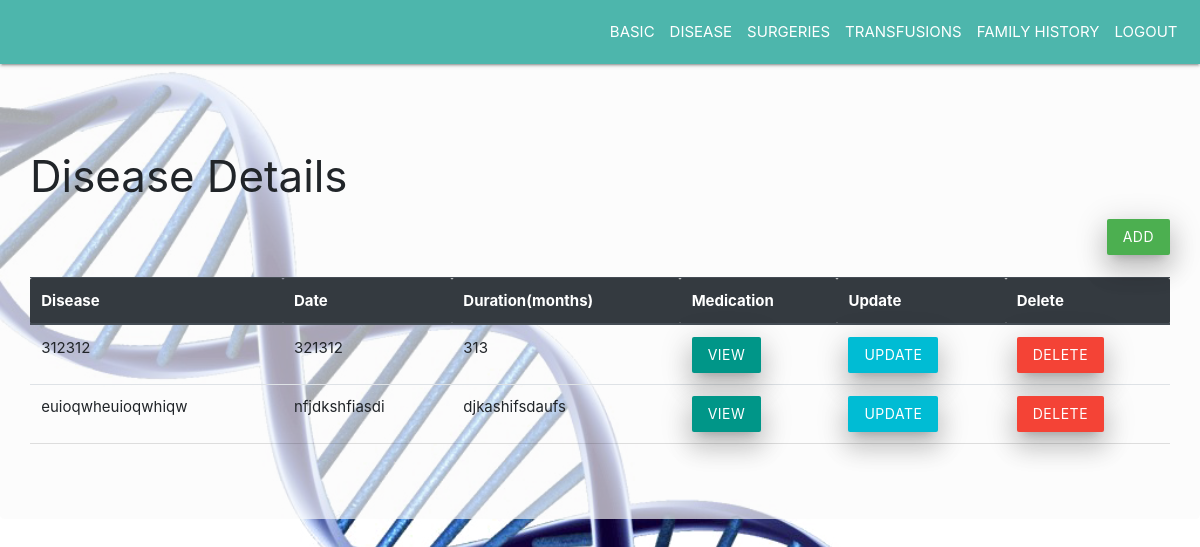
/patient/diseases/100, run on the app's committed database.
### tables this page shows
CREATE TABLE disease
            (d_id integer primary key autoincrement,p_id number,name text,date text,duration number,constraint fk1 foreign key(p_id) references patient(p_id) on delete cascade);

### app1.py (the view)
@app.route('/patient/diseases/<pid>')
def patientdiseases(pid):
    con=sql.connect('database.db')
    cur=con.cursor()
    p_id=pid
    res=cur.execute("select * from disease where p_id=(?)",(p_id,)).fetchall()
    return render_template('patientdiseases.html',res=res,p_id=p_id)

### templates/patientdiseases.html (shortened to what this page needs)
<!DOCTYPE html>
    <head>
        <link rel="stylesheet" href="https://stackpath.bootstrapcdn.com/bootstrap/4.3.1/css/bootstrap.min.css">
        <link rel="stylesheet" href="https://cdnjs.cloudflare.com/ajax/libs/materialize/1.0.0/css/materialize.min.css">
    </head>
    <body>
        <nav class="navbar navbar-expand-sm teal lighten-2 justify-content-end">
                <ul class="navbar-nav">
                    <li class="nav-item">
                    <a class="nav-link" href="{{ url_for('patientbasic',pid=p_id) }}">BASIC</a>
                    </li>
                    <li class="nav-item">
                    <a class="nav-link" href="{{ url_for('patientdiseases',pid=p_id) }}">DISEASE</a>
                    </li>
                    <li class="nav-item">
                    <a class="nav-link" href="{{ url_for('patientsurgeries',pid=p_id) }}">SURGERIES</a>
                    </li>
                    <li class="nav-item">
                    <a class="nav-link" href="{{ url_for('patienttransfusions',pid=p_id) }}">TRANSFUSIONS</a>
                    </li>
                    <li class="nav-item">
                    <a class="nav-link" href="{{ url_for('patientfamilyhistory',pid=p_id) }}">FAMILY HISTORY</a>
                    </li>
                    <li class="nav-item">
                    <a class="nav-link" href="/">LOGOUT</a>
                    </li>
            </ul>
        </nav>
        <div class="jumbotron" style="background:rgba(250, 250, 250, 0.658) ;">
            <h3>Disease Details</h3>
            <div class="d-flex justify-content-end"><a href="{{ url_for('adddiseases',pid=p_id)}}" class="waves-effect waves-light green btn z-depth-4">ADD</a></div><br/>
            <table class="table">
                    <thead class="thead-dark">
                      <tr>
                        <th>Disease</th>
                        <th>Date</th>
                        <th>Duration(months)</th>
                        <th>Medication</th>
                        <th>Update</th>
                        <th>Delete</th>
                      </tr>
                    </thead>
                    <tbody>
                        {% for row in res %}
                      <tr>
                        <td>{{ row[2] }}</td>
                        <td>{{ row[3] }}</td>
                        <td>{{ row[4] }}</td>
                        <td><a href="{{ url_for('patientmedication',pid=p_id,did=row[0]) }}" class="waves-effect teal waves-light btn z-depth-4">View</a></td>
                        <td><a href="{{ url_for('updatediseases',pid=p_id,did=row[0]) }}" class="waves-effect  cyan swaves-light btn z-depth-4">Update</a></td>
                        <td><a href="{{ url_for('deletediseases',pid=p_id,did=row[0]) }}" class="waves-effect waves-light red btn z-depth-4">Delete</a></td>
                      </tr>
                      {% endfor %}
                    </tbody>
                  </table>
        </div>
    </body>
</html>

### templates/patientdiseases.html (style rules this page uses)
body { background-image: url('/static/bg.png'); background-size: cover; background-position: center; }

### data on the page
disease: name "312312", date "321312", duration "313"
disease: name "euioqwheuioqwhiqw", date "nfjdkshfiasdi", duration "djkashifsdaufs"
